Frame 1 (no input): blank canvas, image omitted
Frame 60 (the mouse pressed at the canvas centre just before this capture): blank canvas, image omitted
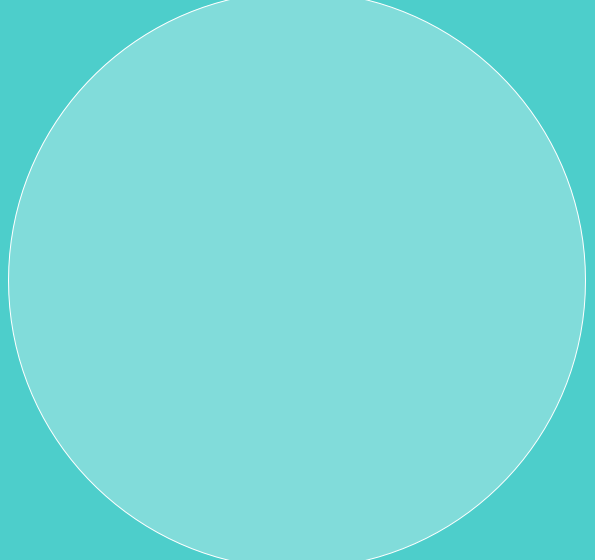
Frame 120 (the mouse held since frame 60 and released just before this capture)

The Processing sketch whose frames 1 and 60 were blank and that drew this single picture after the mouse press (run headless with seeded random() and noise(); from frame 60 on, the mouse is pressed at the canvas centre):

// Processing sketch: processing_22065
// ── processing_22065.pde

void setup()
{
  size(595, 560);
  background(77,206,203);
  fill(255,75);
  smooth();
}

void draw() 
{
  // Call the variableEllipse() method and send it the
  // parameters for the current mouse position
  // and the previous mouse position
  variableEllipse(mouseX, mouseY, pmouseX, pmouseY);
}


// The simple method variableEllipse() was created specifically 
// for this program. It calculates the speed of the mouse
// and draws a small ellipse if the mouse is moving slowly
// and draws a large ellipse if the mouse is moving quickly 

void variableEllipse(int x, int y, int px, int py) 
{
  float speed = abs(x-px) + abs(y-py);
  stroke(speed);
  ellipse(x, y, speed, speed);
}
void keyPressed() {
  // if c or C key is pressed save this as beautiful.png
  if(key == 's' || key == 'S') {
    save ("finalpic16.jpg");
  } 
}
